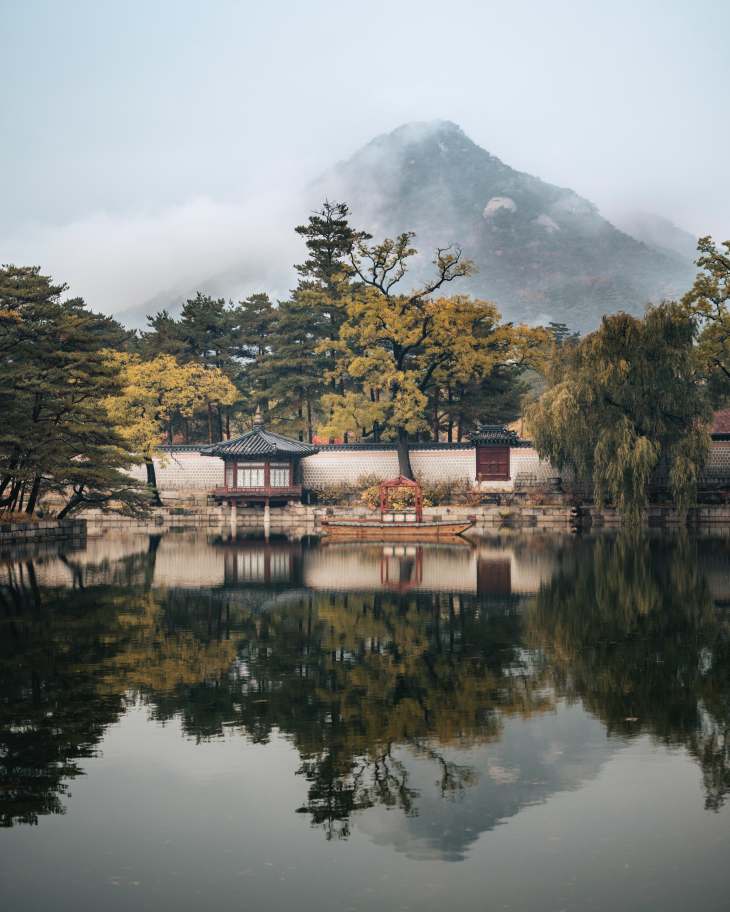
#> input picture korea.jpg, 3647 x 4559 px, given in place of pikachu.jpg, which was not available (shown at 1/5 size)
$ python images.py
#> lines starting #> are read from the running program, lines starting #| are printed output that depends on the picture; pictures that were not available may be replaced by others from this repository, and a replacement may not be noted
import os

from PIL import Image, ImageFilter

cwd = os.getcwd()
print(cwd)
img = Image.open('../pokedocx/pikachu.jpg')
#> img is the input picture: PIL image 3647x4559 RGB; mean R, G, B 126.7, 128.9, 124.8
filtered_imag = img.filter(ImageFilter.BLUR)
filtered_imag1 = img.filter(ImageFilter.SMOOTH)
filtered_imag.save('blur.png', 'png')
filtered_imag1.save('smooth.png', 'png')
# filtered_imag1.show()
crooked = filtered_imag.rotate(90)
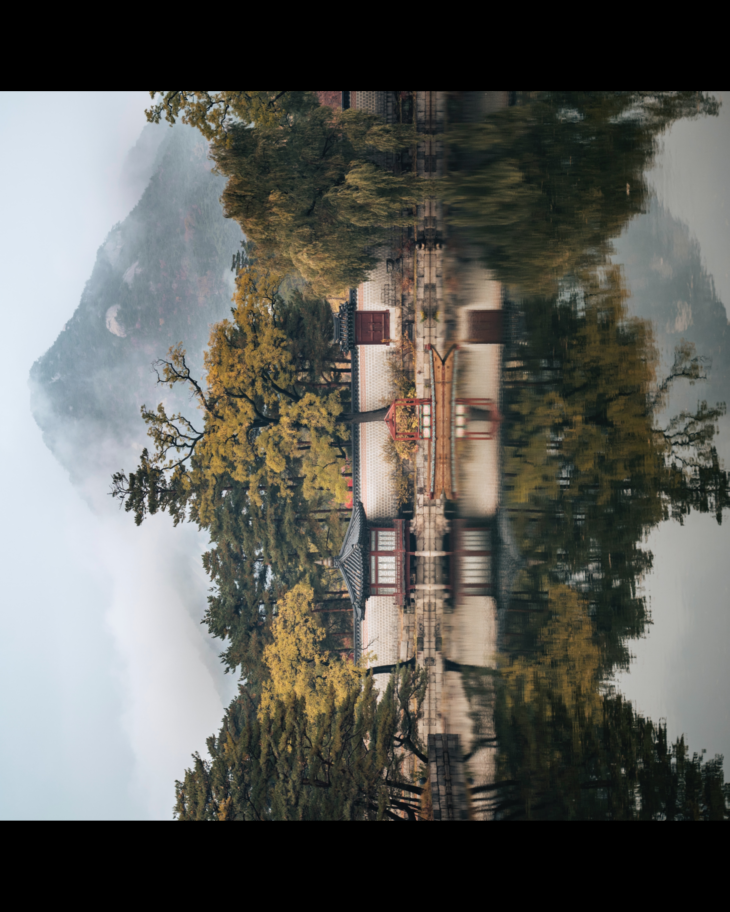
#> crooked: PIL image 3647x4559 RGB (shown at 1/5 size); mean R, G, B 94.1, 94.4, 89.5
crooked.save('crook.png', 'jpeg')
resize = filtered_imag.resize((200, 300))
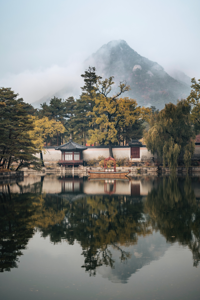
#> resize: PIL image 200x300 RGB; mean R, G, B 126.7, 128.9, 124.8
resize.save('smaller.png', 'png')
print(filtered_imag)
#| <PIL.Image.Image image mode=RGB size=3647x4559 at 0x7F461FE5C890>
print(img)
#| <PIL.JpegImagePlugin.JpegImageFile image mode=RGB size=3647x4559 at 0x7F461FE5D550>
print(img.format)
#| JPEG
print(img.size)
#| (3647, 4559)
print(dir(img))
#> (printed output is left out)


# =========================================================================================================
#
image = Image.open('./Korea.jpg')
image.thumbnail((400, 400))
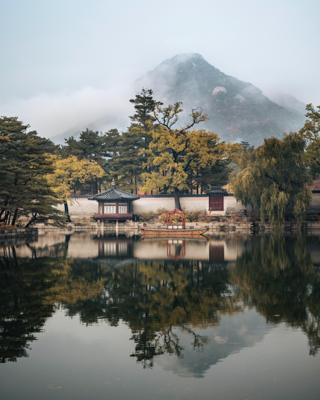
#> image: PIL image 320x400 RGB; mean R, G, B 126.6, 128.8, 124.7
# thumbnail gives us the aspect ratio
image.save('small-korea.png', 'png')
